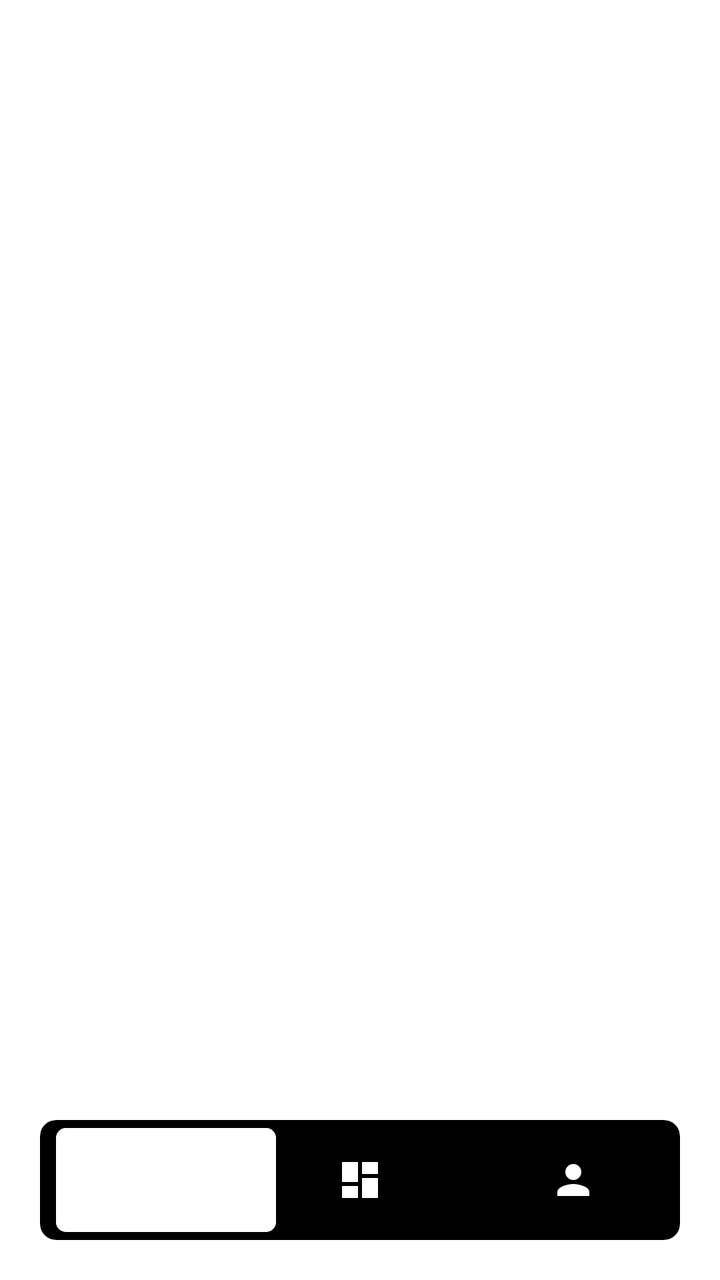
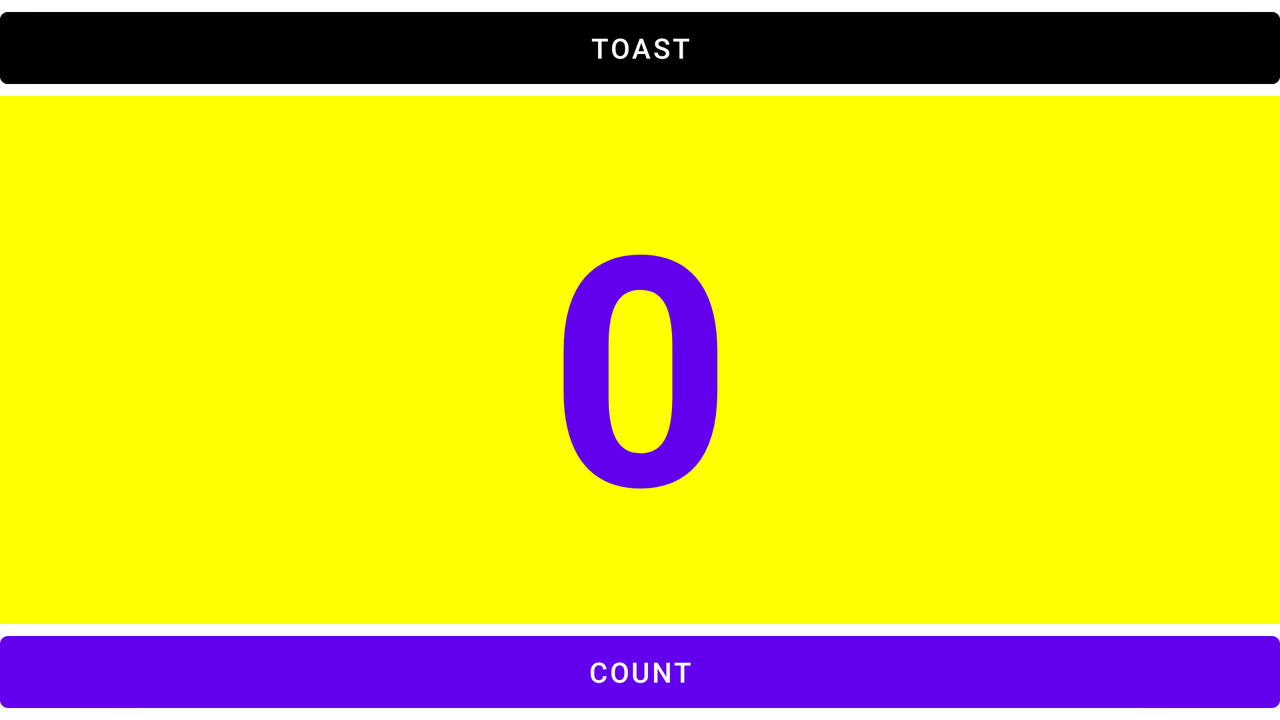

An Android layout and its configuration variant, each rendered on a device that would load it. The default file and the variant file are quoted in full after the pictures.
<!-- AndroidManifest.xml: application theme Theme.JavaRemoteController -->
<!-- res/layout/activity_main.xml -->
<?xml version="1.0" encoding="utf-8"?>
<LinearLayout xmlns:android="http://schemas.android.com/apk/res/android"
    xmlns:app="http://schemas.android.com/apk/res-auto"
    xmlns:tools="http://schemas.android.com/tools"
    android:layout_width="match_parent"
    android:layout_height="match_parent"
    android:orientation="vertical"
    tools:context=".MainActivity">
    <androidx.viewpager2.widget.ViewPager2
        android:layout_width="match_parent"
        android:layout_height="0dp"
        android:layout_weight="1"
        android:id="@+id/view_pager" />
    <include layout="@layout/bottom_nav_layout" />
</LinearLayout>
<!-- res/layout/bottom_nav_layout.xml (included above) -->
<?xml version="1.0" encoding="utf-8"?>
<LinearLayout
    xmlns:android="http://schemas.android.com/apk/res/android"
    xmlns:app="http://schemas.android.com/apk/res-auto"
    android:layout_width="match_parent"
    android:layout_height="100dp"
    android:background="?attr/colorOnPrimary"
    android:padding="20dp">
    <androidx.cardview.widget.CardView
        android:layout_width="match_parent"
        android:layout_height="60dp"
        app:cardBackgroundColor="?attr/colorOnSecondary"
        android:orientation="horizontal"
        app:cardElevation="0dp"
        app:cardCornerRadius="8dp">
        <FrameLayout
            android:layout_width="match_parent"
            android:layout_height="match_parent"
            android:paddingHorizontal="8dp"
            android:paddingVertical="4dp">

            <androidx.cardview.widget.CardView
                android:layout_width="110dp"
                android:layout_height="match_parent"
                android:foreground="?attr/colorOnPrimary"
                android:id="@+id/bottom_nav_indicator"
                app:cardCornerRadius="5dp" />
        </FrameLayout>

        <LinearLayout
            android:baselineAligned="false"
            android:layout_width="match_parent"
            android:layout_height="match_parent">
            <LinearLayout
                android:layout_width="0dp"
                android:layout_height="match_parent"
                android:layout_weight="1"
                android:gravity="center"
                android:id="@+id/bottom_nav_home_wrapper"
                android:orientation="vertical">
                <ImageView
                    android:id="@+id/bottom_nav_home_btn"
                    android:layout_width="wrap_content"
                    android:layout_height="wrap_content"
                    android:background="@drawable/bottom_nav_home_selector"
                    android:contentDescription="@string/home"/>
            </LinearLayout>

            <LinearLayout
                android:layout_width="0dp"
                android:layout_height="match_parent"
                android:layout_weight="1"
                android:gravity="center"
                android:id="@+id/bottom_nav_dashboard_wrapper"
                android:orientation="vertical">
                <ImageView
                    android:id="@+id/bottom_nav_dashboard_btn"
                    android:layout_width="wrap_content"
                    android:layout_height="wrap_content"
                    android:background="@drawable/bottom_nav_dashboard_selector"
                    android:contentDescription="@string/dashboard"/>
            </LinearLayout>

            <LinearLayout
                android:layout_width="0dp"
                android:layout_height="match_parent"
                android:layout_weight="1"
                android:gravity="center"
                android:id="@+id/bottom_nav_personal_wrapper"
                android:orientation="vertical">
                <ImageView
                    android:id="@+id/bottom_nav_mine_btn"
                    android:layout_width="wrap_content"
                    android:layout_height="wrap_content"
                    android:background="@drawable/bottom_nav_person_selector"
                    android:contentDescription="@string/personnel"/>
            </LinearLayout>
        </LinearLayout>
    </androidx.cardview.widget.CardView>
</LinearLayout>
<!-- resources referenced by this layout -->
<resources>
  <!-- drawable bottom_nav_dashboard_selector (drawable) -->
  <?xml version="1.0" encoding="utf-8"?>
  <selector xmlns:android="http://schemas.android.com/apk/res/android">
      <item android:drawable="@drawable/ic_dashboard_black_24dp" android:state_selected="true" />
      <item android:drawable="@drawable/ic_dashboard_white_24" />
  </selector>
  <!-- drawable bottom_nav_home_selector (drawable) -->
  <?xml version="1.0" encoding="utf-8"?>
  <selector xmlns:android="http://schemas.android.com/apk/res/android">
      <item android:drawable="@drawable/ic_home_black_24" android:state_selected="true" />
      <item android:drawable="@drawable/ic_home_white_24dp" />
  </selector>
  <!-- drawable bottom_nav_person_selector (drawable-v24) -->
  <?xml version="1.0" encoding="utf-8"?>
  <selector xmlns:android="http://schemas.android.com/apk/res/android">
      <item android:drawable="@drawable/ic_person_black_24" android:state_selected="true" />
      <item android:drawable="@drawable/ic_person_white_24" />
  </selector>
  <string name="dashboard">菜单</string>
  <string name="home">首页</string>
  <string name="personnel">个人中心</string>
  <!-- drawable ic_dashboard_black_24dp (drawable) -->
  <vector xmlns:android="http://schemas.android.com/apk/res/android"
      android:width="24dp"
      android:height="24dp"
      android:viewportWidth="24.0"
      android:viewportHeight="24.0">
      <path
          android:fillColor="?attr/colorOnSecondary"
          android:pathData="M3,13h8L11,3L3,3v10zM3,21h8v-6L3,15v6zM13,21h8L21,11h-8v10zM13,3v6h8L21,3h-8z" />
  </vector>
  <!-- drawable ic_dashboard_white_24 (drawable) -->
  <vector
      android:height="24dp"
      android:viewportHeight="24"
      android:viewportWidth="24"
      android:width="24dp" xmlns:android="http://schemas.android.com/apk/res/android">
      <path android:fillColor="?attr/colorOnPrimary" android:pathData="M3,13h8L11,3L3,3v10zM3,21h8v-6L3,15v6zM13,21h8L21,11h-8v10zM13,3v6h8L21,3h-8z"/>
  </vector>
  <!-- drawable ic_home_black_24 (drawable) -->
  <vector xmlns:android="http://schemas.android.com/apk/res/android"
      android:width="24dp"
      android:height="24dp"
      android:viewportWidth="24"
      android:viewportHeight="24">
    <path
        android:fillColor="?attr/colorOnSecondary"
        android:pathData="M10,20v-6h4v6h5v-8h3L12,3 2,12h3v8z"/>
  </vector>
  <!-- drawable ic_home_white_24dp (drawable) -->
  <vector xmlns:android="http://schemas.android.com/apk/res/android"
      android:width="24dp"
      android:height="24dp"
      android:viewportWidth="24.0"
      android:viewportHeight="24.0">
      <path
          android:fillColor="?attr/colorOnPrimary"
          android:pathData="M10,20v-6h4v6h5v-8h3L12,3 2,12h3v8z" />
  </vector>
  <!-- drawable ic_person_black_24 (drawable) -->
  <vector xmlns:android="http://schemas.android.com/apk/res/android"
      android:width="24dp"
      android:height="24dp"
      android:viewportWidth="24"
      android:viewportHeight="24">
    <path
        android:fillColor="?attr/colorOnSecondary"
        android:pathData="M12,12c2.21,0 4,-1.79 4,-4s-1.79,-4 -4,-4 -4,1.79 -4,4 1.79,4 4,4zM12,14c-2.67,0 -8,1.34 -8,4v2h16v-2c0,-2.66 -5.33,-4 -8,-4z"/>
  </vector>
  <!-- drawable ic_person_white_24 (drawable) -->
  <vector
      android:height="24dp"
      android:viewportHeight="24"
      android:viewportWidth="24"
      android:width="24dp" xmlns:android="http://schemas.android.com/apk/res/android">
      <path
          android:fillColor="?attr/colorOnPrimary"
          android:pathData="M12,12c2.21,0 4,-1.79 4,-4s-1.79,-4 -4,-4 -4,1.79 -4,4 1.79,4 4,4zM12,14c-2.67,0 -8,1.34 -8,4v2h16v-2c0,-2.66 -5.33,-4 -8,-4z"/>
  </vector>
  <color name="purple_500">#FF6200EE</color>
  <color name="purple_700">#FF3700B3</color>
  <color name="white">#FFFFFFFF</color>
  <color name="teal_200">#FF03DAC5</color>
  <color name="teal_700">#FF018786</color>
  <color name="black">#FF000000</color>
</resources>
<!-- res/layout-land/activity_main.xml (the repository's variant of the layout above) -->
<!-- drawn on the phone turned sideways -->
<?xml version="1.0" encoding="utf-8"?>
<androidx.constraintlayout.widget.ConstraintLayout xmlns:android="http://schemas.android.com/apk/res/android"
    xmlns:app="http://schemas.android.com/apk/res-auto"
    xmlns:tools="http://schemas.android.com/tools"
    android:layout_width="match_parent"
    android:layout_height="match_parent"
    tools:context=".MainActivity">

    <Button
        android:id="@+id/button2"
        android:layout_width="0dp"
        android:layout_height="wrap_content"
        android:backgroundTint="@color/black"
        android:text="@string/button_label_toast"
        android:onClick="showToast"
        app:layout_constraintEnd_toEndOf="parent"
        app:layout_constraintHorizontal_bias="0.0"
        app:layout_constraintStart_toStartOf="parent"
        app:layout_constraintTop_toTopOf="parent" />

    <TextView
        android:id="@+id/show_count"
        android:layout_width="0dp"
        android:layout_height="0dp"
        android:background="#ffff00"
        android:gravity="center"
        android:text="@string/count_initial_value"
        android:textColor="@color/purple_500"
        android:textSize="160sp"
        android:textStyle="bold"
        app:layout_constraintBottom_toTopOf="@+id/button"
        app:layout_constraintEnd_toEndOf="@+id/button2"
        app:layout_constraintStart_toStartOf="@+id/button2"
        app:layout_constraintTop_toBottomOf="@+id/button2" />

    <Button
        android:id="@+id/button"
        android:layout_width="0dp"
        android:layout_height="wrap_content"
        android:text="@string/button_label_count"
        android:onClick="countUp"
        app:layout_constraintBottom_toBottomOf="parent"
        app:layout_constraintEnd_toEndOf="parent"
        app:layout_constraintHorizontal_bias="0.498"
        app:layout_constraintStart_toStartOf="parent" />

</androidx.constraintlayout.widget.ConstraintLayout>
<!-- resources referenced by the variant -->
<!-- as the phone turned sideways resolves them -->
<resources>
  <color name="black">#FF000000</color>
  <color name="purple_500">#FF6200EE</color>
  <string name="button_label_count">Count</string>
  <string name="button_label_toast">Toast</string>
  <string name="count_initial_value">0</string>
  <style name="Theme.JavaRemoteController" parent="Theme.MaterialComponents.DayNight.DarkActionBar">
          
          <item name="colorPrimary">@color/purple_500</item>
          <item name="colorPrimaryVariant">@color/purple_700</item>
          <item name="colorOnPrimary">@color/white</item>
          
          <item name="colorSecondary">@color/teal_200</item>
          <item name="colorSecondaryVariant">@color/teal_700</item>
          <item name="colorOnSecondary">@color/black</item>
          
          <item name="android:statusBarColor" tools:targetApi="l">?attr/colorPrimaryVariant</item>
          
      </style>
  <color name="purple_700">#FF3700B3</color>
  <color name="white">#FFFFFFFF</color>
  <color name="teal_200">#FF03DAC5</color>
  <color name="teal_700">#FF018786</color>
</resources>
